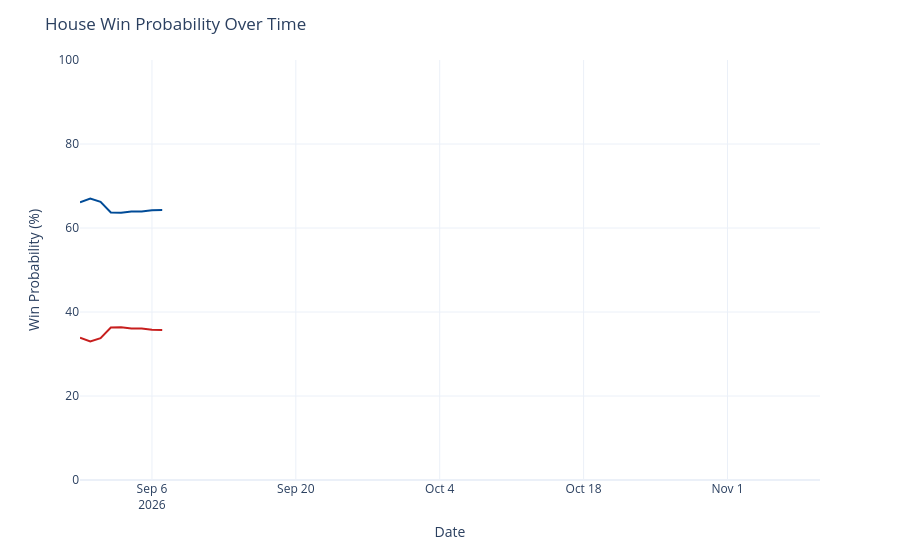

Write notebook code for a chart like this one.
### Code cell
chance_over_time = output_ts[(output_ts['geo'] == 'US House') &
                             (output_ts['type'] == 'chance')]
chance_over_time['rep_chance'] = chance_over_time['y'].map(lambda x: 100 - x)
chance_over_time = chance_over_time.rename({'y': 'Democrats', 'rep_chance': 'Republicans'}, axis=1)
chance_time_ser = px.line(chance_over_time, x='date', y=['Democrats', 'Republicans'], template='plotly_white',
                         color_discrete_map={'Democrats': '#004b97', 'Republicans': '#c71e1d'},)
chance_time_ser.update_traces(hovertemplate="%{y:.1f}%")
chance_time_ser.update_layout(
    xaxis=dict(range=[pd.to_datetime('2026-08-30'), pd.to_datetime('2026-11-10')]),
    yaxis=dict(range=[0, 100]),
    xaxis_title='Date',
    yaxis_title='Win Probability (%)',
    title=dict(text="House Win Probability Over Time"),
    hovermode="x",
    showlegend=False
)
chance_time_ser

### Figure 1 — Plotly figure (JSON) as saved in the notebook; plotly's stock layout.template omitted (floating-point values rounded to 4 significant figures)
{"data": [{"hovertemplate": "%{y:.1f}%", "legendgroup": "Democrats", "line": {"color": "#004b97", "dash": "solid"}, "marker": {"symbol": "circle"}, "mode": "lines", "name": "Democrats", "orientation": "v", "showlegend": true, "type": "scatter", "x": ["2026-08-30", "2026-08-31", "2026-09-01", "2026-09-02", "2026-09-03", "2026-09-04", "2026-09-05", "2026-09-06", "2026-09-07"], "xaxis": "x", "y": [66.12, 67.02, 66.25, 63.69, 63.65, 63.91, 63.91, 64.23, 64.27], "yaxis": "y"}, {"hovertemplate": "%{y:.1f}%", "legendgroup": "Republicans", "line": {"color": "#c71e1d", "dash": "solid"}, "marker": {"symbol": "circle"}, "mode": "lines", "name": "Republicans", "orientation": "v", "showlegend": true, "type": "scatter", "x": ["2026-08-30", "2026-08-31", "2026-09-01", "2026-09-02", "2026-09-03", "2026-09-04", "2026-09-05", "2026-09-06", "2026-09-07"], "xaxis": "x", "y": [33.88, 32.98, 33.75, 36.31, 36.35, 36.09, 36.09, 35.77, 35.73], "yaxis": "y"}], "layout": {"hovermode": "x", "legend": {"title": {"text": "variable"}, "tracegroupgap": 0}, "margin": {"t": 60}, "showlegend": false, "title": {"text": "House Win Probability Over Time"}, "xaxis": {"anchor": "y", "domain": [0, 1], "range": ["2026-08-30T00:00:00", "2026-11-10T00:00:00"], "title": {"text": "Date"}}, "yaxis": {"anchor": "x", "domain": [0, 1], "range": [0, 100], "title": {"text": "Win Probability (%)"}}}}
